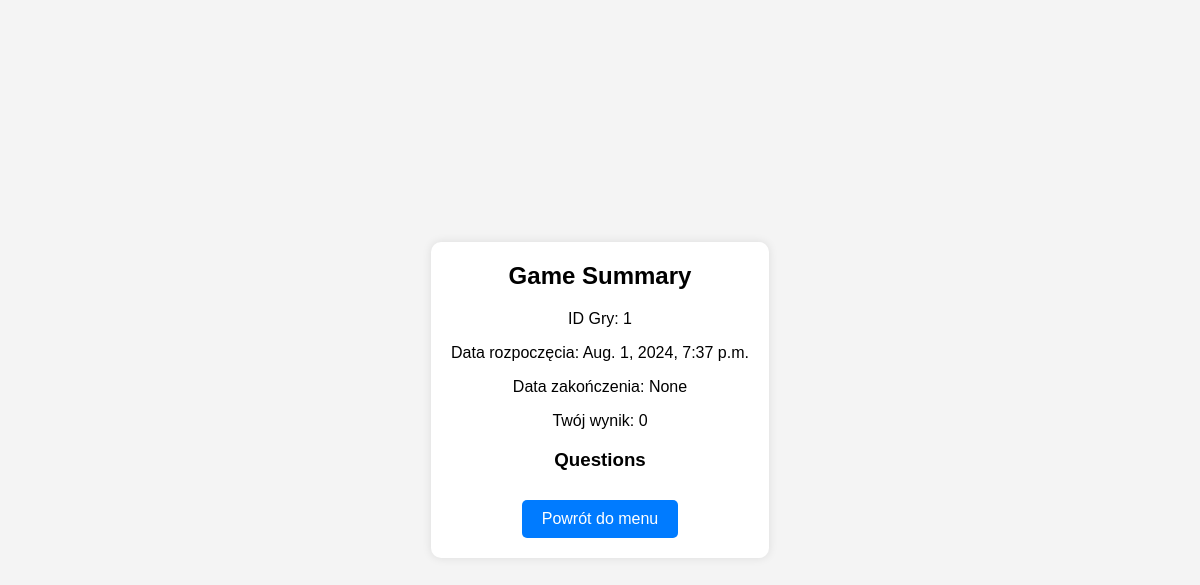
Page /games/solo/summary/1/ (signed in) on the committed database.
### my_quiz_app/python_django/games/models.py (models this page shows, shortened)
class GameBase(models.Model):
    player1 = models.ForeignKey(User, related_name='%(class)s_player1', on_delete=models.CASCADE)
    score_player1 = models.IntegerField(default=0)
    start_time = models.DateTimeField(auto_now_add=True)
    end_time = models.DateTimeField(null=True, blank=True)
    questions_answered_player1 = models.IntegerField(default=0)
    questions_answered_player2 = models.IntegerField(default=0)
    questions = models.JSONField(default=list)
    game_mode = models.CharField(max_length=20)
    class Meta:
        abstract = True

class GameSolo(GameBase):
    is_solo = models.BooleanField(default=True)

### my_quiz_app/python_django/games/views.py (the view)
# urls.py: path('solo/summary/<int:game_id>/', views.game_solo_summary, name='game_solo_summary'),
@login_required
def game_solo_summary(request, game_id):
    game = get_object_or_404(GameSolo, id=game_id)
    return render(request, 'games/game_solo_summary.html', {'game': game})

### my_quiz_app/python_django/games/templates/games/game_solo_summary.html (shortened to what this page needs)
<!DOCTYPE html>
<html lang="en">
<head>
</head>
<body>
    <div class="summary-container">
        <h2>Game Summary</h2>
        <p>ID Gry: {{ game.id }}</p>
        <p>Data rozpoczęcia: {{ game.start_time }}</p>
        <p>Data zakończenia: {{ game.end_time }}</p>
        <p>Twój wynik: {{ game.score_player1 }}</p>
        <h3>Questions</h3>
        <a class="summary-button" href="{% url 'menu' %}">Powrót do menu</a>
    </div>
</body>
</html>

### my_quiz_app/python_django/games/templates/games/game_solo_summary.html (style rules this page uses)
body { font-family: Arial, sans-serif; background-color: #f4f4f4; display: flex; justify-content: center; align-items: center; height: 100vh; margin: 0; }
.summary-container { background-color: #fff; padding: 20px; border-radius: 10px; box-shadow: 0 0 10px rgba(0, 0, 0, 0.1); text-align: center; overflow-y: auto; max-height: 90vh; }
.summary-container h2 { margin-top: 0; }
.summary-button { display: inline-block; padding: 10px 20px; margin-top: 10px; border-radius: 5px; background-color: #007bff; color: #fff; text-decoration: none; cursor: pointer; }

### rows in the picture
GameSolo: id "1", start_time "Aug. 1, 2024, 7:37 p.m.", end_time "None", score_player1 "0"
